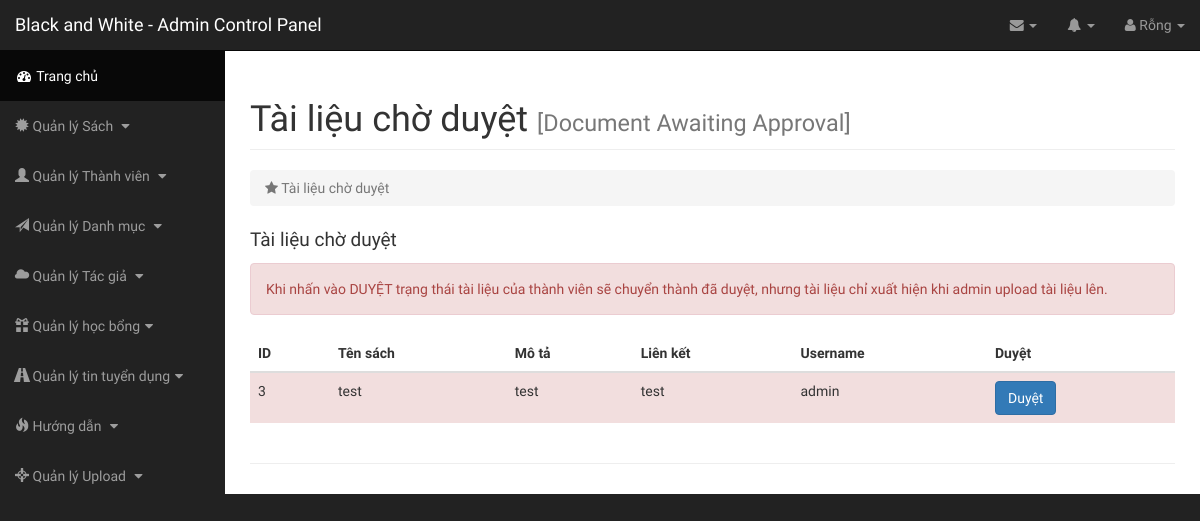
Screenshot of /admin/index.php?page=tai-lieu-cho-duyet (signed in) with the database file from the repository.
### tables this page shows
CREATE TABLE `memup` (
  `id` int(11) NOT NULL,
  `name` varchar(255) NOT NULL,
  `des` text NOT NULL,
  `link` varchar(255) NOT NULL,
  `iduser` int(10) NOT NULL,
  `stt` tinyint(1) DEFAULT NULL
);

CREATE TABLE `users` (
  `userid` int(10) NOT NULL,
  `username` varchar(255) NOT NULL,
  `password` varchar(255) NOT NULL,
  `email` varchar(255) NOT NULL,
  `confirm` tinyint(1) DEFAULT NULL
);

### class/Db.class.php (called while the page is built, shortened)
<?php
class Db{
	private $conn = null;
	public function __construct()
	{
		$host ="mysql:host=". HOST."; dbname=". DB_NAME;
		try
		{
			$this->conn = new PDO($host, DB_USER, DB_PASS);
			$this->conn->query("set names 'utf8' ");
		}
		catch (PDOException $e)
		{
			echo "Không thể kết nối cơ sở dữ liệu";
		}
	}
	private function query($sql, $arr = array(), $mode = PDO::FETCH_ASSOC)
	{
		$pre = $this->conn->prepare($sql);
		if(!$pre->execute($arr))
		{
			echo "Không thể thực thi"; exit;
		}
		return $pre->fetchAll($mode);
	}
	public function select($sql, $arr = array(), $mode = PDO::FETCH_ASSOC)
	{
		return $this->query($sql, $arr, $mode);
	}
}
?>

### admin/inc/docwaiting.php (the view)
<div id="page-wrapper">
    <div class="container-fluid">
        <div class="row">
            <div class="col-lg-12">
                <h1 class="page-header">
                    Tài liệu chờ duyệt <small class="text-muted">[Document Awaiting Approval]</small>
                </h1>
                <ol class="breadcrumb">
                    <li class="active">
                        <i class="fa fa-star"></i> Tài liệu chờ duyệt
                    </li>
                </ol>
            </div>
        </div>
        <div class="catlist">
          <div class="row">
            <div class="col-sm-12">
              <p class="cat-title">Tài liệu chờ duyệt</p>
              <table class="table">
                <div class="alert alert-danger" role="alert">
                  Khi nhấn vào DUYỆT trạng thái tài liệu của thành viên sẽ chuyển thành đã duyệt, nhưng tài liệu chỉ xuất hiện khi admin upload tài liệu lên.
                </div>
      <thead>
        <tr>
          <th style="width: 80px;">ID</th>
          <th>Tên sách</th>
          <th>Mô tả</th>
          <th>Liên kết</th>
          <th>Username</th>
          <th>Duyệt</th>
        </tr>
      </thead>
      <tbody>
        <?php
          $sql = "SELECT * FROM `memup` INNER JOIN `users` ON memup.iduser = users.userid";
          $rows = $obj->select($sql);
          foreach ($rows as $row) {
        ?>
        <tr class="danger">
          <td class="success"><?php echo $row["id"]; ?></td>
          <td><?php echo $row["name"]; ?></td>
          <td><?php echo $row["des"]; ?></td>
          <td><?php echo $row["link"]; ?></td>
          <td><?php echo $row["username"]; ?></td>
          <?php if($row['stt'] == 0 ) { ?><td><a class="btn btn-primary" href="index.php?page=duyet-tai-lieu&id=<?php echo $row['id']; ?>" role="button">Duyệt</a></td><?php } else echo "<td>Done</td>"; ?>
        </tr>
        <?php
          }
        ?>
      </tbody>
    </table>
            </div>
          </div>
        </div>
        <hr>
    </div>
</div>

### admin/css/sb-admin.css (style rules this page uses)
body { margin-top: 100px; background-color: #222; }
@media (min-width:768px) { body { margin-top: 50px; } }
#page-wrapper { width: 100%; padding: 0; background-color: #fff; }
@media (min-width:768px) { #page-wrapper { padding: 10px; } }

### admin/css/customcss.css (style rules this page uses)
* body { font-family: 'Fira Sans Extra Condensed', sans-serif; }
p.cat-title { font-weight: 500; font-size: 19px; }

### rows the page displays
memup: id "3", name "test", des "test", link "test", iduser.username "admin"
